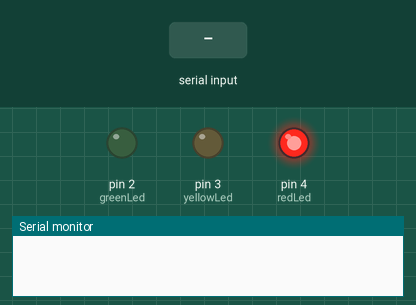
A sketch run on a simulated Arduino Uno, built with avr-gcc and run on an emulated ATmega328P. Shown: output pins drawn as LEDs (lit = HIGH), the last lines printed to the serial monitor. The inputs (shaded band) are chosen by the test bench.

Above: at 1.2 s.
1.3 s: "yellow" received over Serial
At 3.1 s:
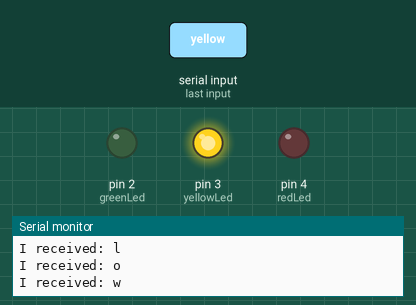
Timing chart, 0 to 13.5 s (numbered marks = the images above; inputs shaded):
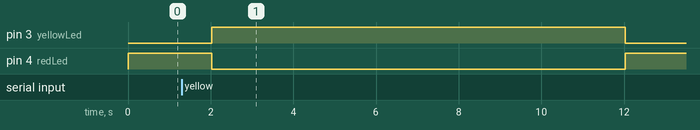

The sketch:

sketch_nov13a_light.ino
```cpp
int redLed = 4;
int yellowLed = 3;
int greenLed = 2;
String light;

void setup(){
  Serial.begin(9600);
  pinMode(4, OUTPUT);
  pinMode(3, OUTPUT);
  pinMode(2, OUTPUT);
}

void loop(){
  while (Serial.available()){
        char c = Serial.read();
        Serial.print("I received: ");
        Serial.println(c);
        if (c == ','){
            break;
        }

        light+= c;


}


  if(light == "red"){
    digitalWrite(redLed, HIGH);
    digitalWrite(yellowLed, LOW);
    digitalWrite(greenLed, LOW);
    delay(10000);
  }else if(light == "yellow"){
    digitalWrite(yellowLed, HIGH);
    digitalWrite(redLed, LOW);
    digitalWrite(greenLed, LOW);
    delay(10000);
  }else if(light == "green"){
    digitalWrite(greenLed, HIGH);
    digitalWrite(redLed, LOW);
    digitalWrite(yellowLed, LOW);
    delay(10000);
  }else{
    digitalWrite(redLed, HIGH);
    digitalWrite(yellowLed, LOW);
    digitalWrite(greenLed, LOW);
    delay(1000);
  }
  light ="";

}
```

Measured:
- after the input at 1.3 s, pin 3 (yellowLed): LOW → HIGH after 0.73 s, → LOW 10.0 s later; pin 4 (redLed): HIGH → LOW after 0.73 s, → HIGH 10.0 s later
